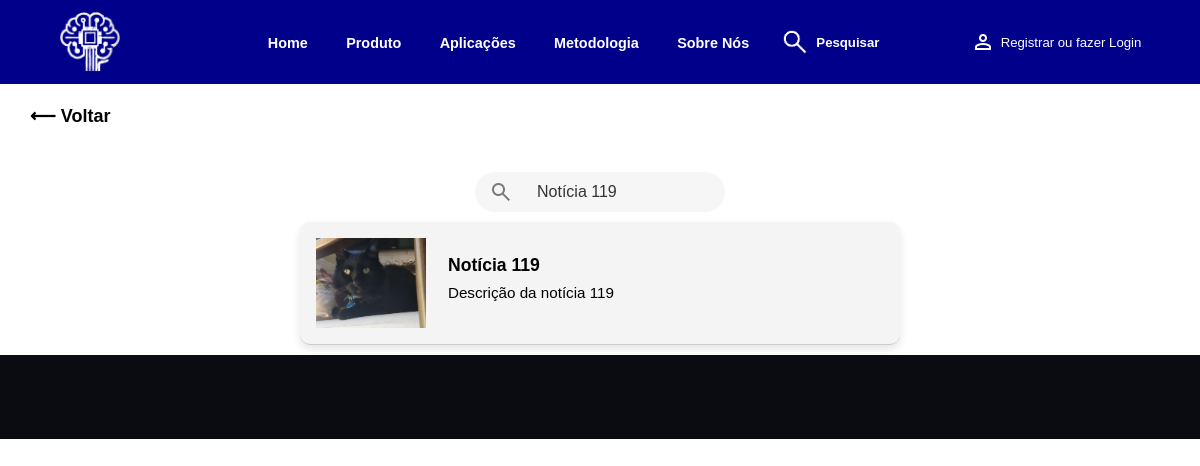
The app's page /pesquisa.php?busca=Notícia 119 with its own data.
### tables this page shows
CREATE TABLE noticias (
  noticiaID INT AUTO_INCREMENT PRIMARY KEY,
  titulo VARCHAR(150) NOT NULL,
  descricao TEXT NOT NULL,
  texto TEXT NOT NULL,
  foto VARCHAR(255),
  usuarioID INT NOT NULL,
  data_criacao DATETIME NOT NULL DEFAULT CURRENT_TIMESTAMP,
  CONSTRAINT fk_noticia_usuario FOREIGN KEY (usuarioID) REFERENCES usuarios(usuarioID) ON DELETE CASCADE ON UPDATE CASCADE
);

### pesquisa.php (the view, shortened to what this page needs)
<?php
include_once './includes/_header.php';
?>
<?php
$busca = '';
$where = "";
if (isset($_GET['busca']) && trim($_GET['busca']) !== '') {
    $busca = mysqli_real_escape_string($conn, $_GET['busca']);
    $where = " WHERE titulo LIKE '%$busca%' OR descricao LIKE '%$busca%' ";
}
$por_pagina = 10;
$pagina_atual = isset($_GET['pagina']) && is_numeric($_GET['pagina']) ? (int)$_GET['pagina'] : 1;
$offset = ($pagina_atual - 1) * $por_pagina;
$sql = "SELECT noticiaID, titulo, descricao, foto
        FROM noticias
        $where
        ORDER BY data_criacao DESC
        LIMIT $por_pagina OFFSET $offset";
$resultado = mysqli_query($conn, $sql);
?>
<main>
    <a href="index.php" class="voltar">&#10229; Voltar</a>
    <div class="mainsearch">
    <form class="search-form" method="GET" action="">
        <div class="search">
            <span class="search-icon material-symbols-outlined">search</span>
            <input
                class="search-input"
                type="search"
                name="busca"
                placeholder="Pesquisar"
                value="<?php echo htmlspecialchars($busca); ?>"
                autocomplete="off"
            >
        </div>
    </form>
    <?php
    if (mysqli_num_rows($resultado) > 0) {
        while ($dado = mysqli_fetch_assoc($resultado)) {
            $id = $dado['noticiaID'];
            $titulo = htmlspecialchars($dado['titulo']);
            $descricao = htmlspecialchars($dado['descricao']);
    ?>
            <a href="noticia.php?noticiaID=<?php echo $id; ?>" class="Resultado">
                <?php if (!empty($dado['foto'])): ?>
                <div class="Resultado-img">
                    <?php
                        $foto = $dado['foto'];
                        $fotoURL = (filter_var($foto, FILTER_VALIDATE_URL)) ? $foto : './image/' . $foto;
                    ?>
                    <img src="<?php echo htmlspecialchars($fotoURL); ?>" alt="<?php echo htmlspecialchars($noticia['titulo']); ?>">
                </div>
                <?php endif; ?>
                <div class="Resultado-Texto">
                    <h2><?php echo $titulo; ?></h2>
                    <p><?php echo $descricao; ?></p>
                </div>
            </a>
    <?php
        }
    } else {
        if ($busca !== '') {
            echo '<p class="no-results">Nenhuma notícia encontrada para: ' . htmlspecialchars($busca) . '</p>';
        } else {
            echo '<p class="no-results">Nenhuma notícia disponível no momento.</p>';
        }
    }
    ?>
</main>
<?php
include_once './includes/_footer.php';
?>

### assets/style.css (style rules this page uses)
* { padding: 0; margin: 0; outline: none; border: none; transition: 0.2s linear; box-sizing: border-box; }
body { font-family: Arial, sans-serif; }
p { text-align: justify; }

### assets/style3.css (style rules this page uses)
* { font-family: Arial; text-align: justify; }
.search-form { width: 35%; display: flex; justify-content: center; }
.search { --padding: 14px; min-width: 250px; width: 60%; height: 40px; display: flex; align-items: center; padding: var(--padding); border-radius: 30px; background: #f6f6f6; transition: box-shadow 0.25s, width 0.4s ease, height 0.4s ease; box-sizing: border-box; }
.search-input { font-size: 1rem; font-family: 'Lexend', sans-serif; color: #333333; margin-left: var(--padding); outline: none; border: none; background: transparent; width: 100%; height: 120%; padding: 0 10px; }
.search-input::placeholder, .search-icon { color: rgba(0, 0, 0, 0.5); }
a.Resultado { display: flex; align-items: flex-start; gap: 1rem; padding: 1rem; border-bottom: 1px solid #ccc; text-decoration: none; color: inherit; transition: background-color 0.2s; }
.Resultado { display: flex; background-color: #f4f4f4; border-radius: 10px; overflow: hidden; box-shadow: 0 4px 8px rgba(0,0,0,0.1); transition: transform 0.2s ease; width: 100%; max-width: 600px; margin: 10px auto; }
.Resultado-img { width: 20%; display: flex; align-items: center; }
.Resultado-img img { width: 100%; height: auto; object-fit: cover; }
.Resultado-Texto { display: flex; flex-direction: column; width: 80%; padding: 3% 3% 3% 1%; overflow: hidden; box-sizing: border-box; }
.Resultado-Texto h2 { font-size: 1.1rem; font-weight: bold; margin: 0 0 8px; word-break: break-word; white-space: normal; }
.Resultado-Texto p { font-size: 0.95rem; margin: 0; word-break: break-word; white-space: normal; }
html { height: 100vh; }
.mainsearch { display: flex; align-items: center; height: auto; margin: 0; background-color: #ffffff; margin-top: 3%; padding: 0 1rem; flex-direction: column; }

### assets/stylelogin.css (style rules this page uses)
* { margin: 0px; padding: 0px; font-family: Arial; }
input::placeholder, select { font-size: 1.3vw; }
html { height: 100%; }
.voltar { margin: 1vw 0vw 0vw 1vw; width: 10%; font-size: 1.5vw; text-decoration: none; color: black; padding: 0.5em 1em; border-radius: 0.5em; font-weight: bold; display: flex; }

### records on screen
noticias: foto (picture), titulo "Notícia 119", descricao "Descrição da notícia 119"
